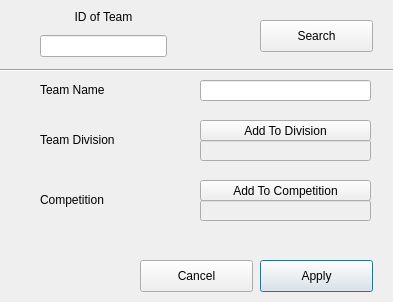
<?xml version="1.0" encoding="UTF-8"?>
<ui version="4.0">
 <class>EditTeamDiag</class>
 <widget class="QDialog" name="EditTeamDiag">
  <property name="geometry">
   <rect>
    <x>0</x>
    <y>0</y>
    <width>393</width>
    <height>302</height>
   </rect>
  </property>
  <property name="windowTitle">
   <string>Dialog</string>
  </property>
  <widget class="QLineEdit" name="teamName">
   <property name="geometry">
    <rect>
     <x>200</x>
     <y>80</y>
     <width>171</width>
     <height>21</height>
    </rect>
   </property>
  </widget>
  <widget class="QLabel" name="label_3">
   <property name="geometry">
    <rect>
     <x>40</x>
     <y>190</y>
     <width>121</width>
     <height>20</height>
    </rect>
   </property>
   <property name="text">
    <string>Competition</string>
   </property>
  </widget>
  <widget class="QPushButton" name="compSearch">
   <property name="geometry">
    <rect>
     <x>200</x>
     <y>180</y>
     <width>171</width>
     <height>21</height>
    </rect>
   </property>
   <property name="text">
    <string>Add To Competition</string>
   </property>
  </widget>
  <widget class="QLineEdit" name="divisionID">
   <property name="enabled">
    <bool>false</bool>
   </property>
   <property name="geometry">
    <rect>
     <x>200</x>
     <y>140</y>
     <width>171</width>
     <height>21</height>
    </rect>
   </property>
   <property name="acceptDrops">
    <bool>false</bool>
   </property>
  </widget>
  <widget class="QLabel" name="label_2">
   <property name="geometry">
    <rect>
     <x>40</x>
     <y>80</y>
     <width>121</width>
     <height>20</height>
    </rect>
   </property>
   <property name="text">
    <string>Team Name</string>
   </property>
  </widget>
  <widget class="QLabel" name="label_7">
   <property name="geometry">
    <rect>
     <x>40</x>
     <y>130</y>
     <width>121</width>
     <height>20</height>
    </rect>
   </property>
   <property name="text">
    <string>Team Division</string>
   </property>
  </widget>
  <widget class="QPushButton" name="divisionSearch">
   <property name="geometry">
    <rect>
     <x>200</x>
     <y>120</y>
     <width>171</width>
     <height>21</height>
    </rect>
   </property>
   <property name="text">
    <string>Add To Division</string>
   </property>
  </widget>
  <widget class="QLineEdit" name="compID">
   <property name="enabled">
    <bool>false</bool>
   </property>
   <property name="geometry">
    <rect>
     <x>200</x>
     <y>200</y>
     <width>171</width>
     <height>21</height>
    </rect>
   </property>
   <property name="acceptDrops">
    <bool>false</bool>
   </property>
  </widget>
  <widget class="Line" name="line">
   <property name="geometry">
    <rect>
     <x>-10</x>
     <y>60</y>
     <width>461</width>
     <height>20</height>
    </rect>
   </property>
   <property name="orientation">
    <enum>Qt::Horizontal</enum>
   </property>
  </widget>
  <widget class="QPushButton" name="search">
   <property name="geometry">
    <rect>
     <x>260</x>
     <y>20</y>
     <width>113</width>
     <height>32</height>
    </rect>
   </property>
   <property name="autoFillBackground">
    <bool>false</bool>
   </property>
   <property name="text">
    <string>Search</string>
   </property>
   <property name="autoDefault">
    <bool>false</bool>
   </property>
   <property name="default">
    <bool>false</bool>
   </property>
   <property name="flat">
    <bool>false</bool>
   </property>
  </widget>
  <widget class="QWidget" name="layoutWidget">
   <property name="geometry">
    <rect>
     <x>40</x>
     <y>10</y>
     <width>127</width>
     <height>47</height>
    </rect>
   </property>
   <layout class="QVBoxLayout" name="verticalLayout">
    <item>
     <widget class="QLabel" name="label_8">
      <property name="text">
       <string>ID of Team</string>
      </property>
      <property name="alignment">
       <set>Qt::AlignHCenter|Qt::AlignTop</set>
      </property>
     </widget>
    </item>
    <item>
     <widget class="QLineEdit" name="id"/>
    </item>
   </layout>
  </widget>
  <widget class="QPushButton" name="apply">
   <property name="geometry">
    <rect>
     <x>260</x>
     <y>260</y>
     <width>113</width>
     <height>32</height>
    </rect>
   </property>
   <property name="autoFillBackground">
    <bool>false</bool>
   </property>
   <property name="text">
    <string>Apply</string>
   </property>
   <property name="autoDefault">
    <bool>false</bool>
   </property>
   <property name="default">
    <bool>true</bool>
   </property>
   <property name="flat">
    <bool>false</bool>
   </property>
  </widget>
  <widget class="QPushButton" name="cancel">
   <property name="geometry">
    <rect>
     <x>140</x>
     <y>260</y>
     <width>113</width>
     <height>32</height>
    </rect>
   </property>
   <property name="text">
    <string>Cancel</string>
   </property>
  </widget>
 </widget>
 <tabstops>
  <tabstop>id</tabstop>
  <tabstop>search</tabstop>
  <tabstop>teamName</tabstop>
  <tabstop>divisionSearch</tabstop>
  <tabstop>divisionID</tabstop>
  <tabstop>compSearch</tabstop>
  <tabstop>compID</tabstop>
  <tabstop>cancel</tabstop>
  <tabstop>apply</tabstop>
 </tabstops>
 <resources/>
 <connections/>
</ui>
